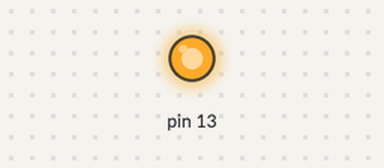
Simulated run of this sketch. Board: Arduino Uno, built with avr-gcc and run on an emulated ATmega328P. On the bench: output pins drawn as LEDs (lit = HIGH). No radio packets arrive unless stated; pins used as bus, display or sensor lines are not drawn; what the sketch prints to the serial monitor is not drawn.

Above: at 0.2 s.
Timing chart, 0 to 1.7 s (numbered marks = the images above):
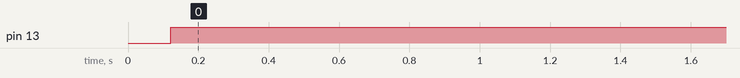

Measured:
- by itself, pin 13: LOW → HIGH at 0.12 s

The sketch:

RSSITest_TX.ino
```cpp
// Feather9x_TX
// -*- mode: C++ -*-
// Example sketch for repeller post

#include <SPI.h>
#include <RH_RF95.h>

// Defining libraries for feather m0
#define RFM95_CS 8
#define RFM95_RST 4
#define RFM95_INT 3

// Set testing Freq to 433.0
#define RF95_FREQ 433.0

// Singleton instance of the radio driver
RH_RF95 rf95(RFM95_CS, RFM95_INT);

long previousMillis = 0; //init previous timer counter
int interval = 2000; // set interval to every 5 seconds

void setup()
{
  pinMode(RFM95_RST, OUTPUT);
  digitalWrite(RFM95_RST, HIGH);

  Serial.begin(115200);
  while (!Serial) {
    delay(1);
  }

  delay(100);

  Serial.println("Feather LoRa TX Repel Test!");

  // manual reset
  digitalWrite(RFM95_RST, LOW);
  delay(10);
  digitalWrite(RFM95_RST, HIGH);
  delay(10);

  while (!rf95.init()) {
    Serial.println("LoRa radio init failed");
    while (1);
  }
  Serial.println("LoRa radio init OK!");

  // Defaults after init are 434.0MHz, modulation GFSK_Rb250Fd250, +13dbM
  if (!rf95.setFrequency(RF95_FREQ)) {
    Serial.println("setFrequency failed");
    while (1);
  }
  Serial.print("Set Freq to: "); Serial.println(RF95_FREQ);

  // Defaults after init are 434.0MHz, 13dBm, Bw = 125 kHz, Cr = 4/5, Sf = 128chips/symbol, CRC on

  // The default transmitter power is 13dBm, using PA_BOOST.
  // If you are using RFM95/96/97/98 modules which uses the PA_BOOST transmitter pin, then
  // you can set transmitter powers from 5 to 23 dBm:
  rf95.setTxPower(5, false);
  pinMode(13, OUTPUT);
}

int16_t packetnum = 0;  // packet counter, we increment per xmission

void loop()
{
  //Wait 10 seconds between transmits
  unsigned long currentMillis = millis();
  digitalWrite(13, HIGH);

  if(currentMillis - previousMillis > interval) {
    previousMillis = currentMillis;
    Serial.println("Transmitting..."); // Send a message to rf95_server

    char radiopacket[20] = "Hello World #      ";
    itoa(packetnum++, radiopacket+13, 10);
    Serial.print("Sending "); Serial.println(radiopacket);
    radiopacket[19] = 0;

    Serial.println("Sending...");
    delay(10);
    rf95.send((uint8_t *)radiopacket, 20);

    Serial.println("Waiting for packet to complete...");
    delay(10);
    rf95.waitPacketSent();
  }
}
```
